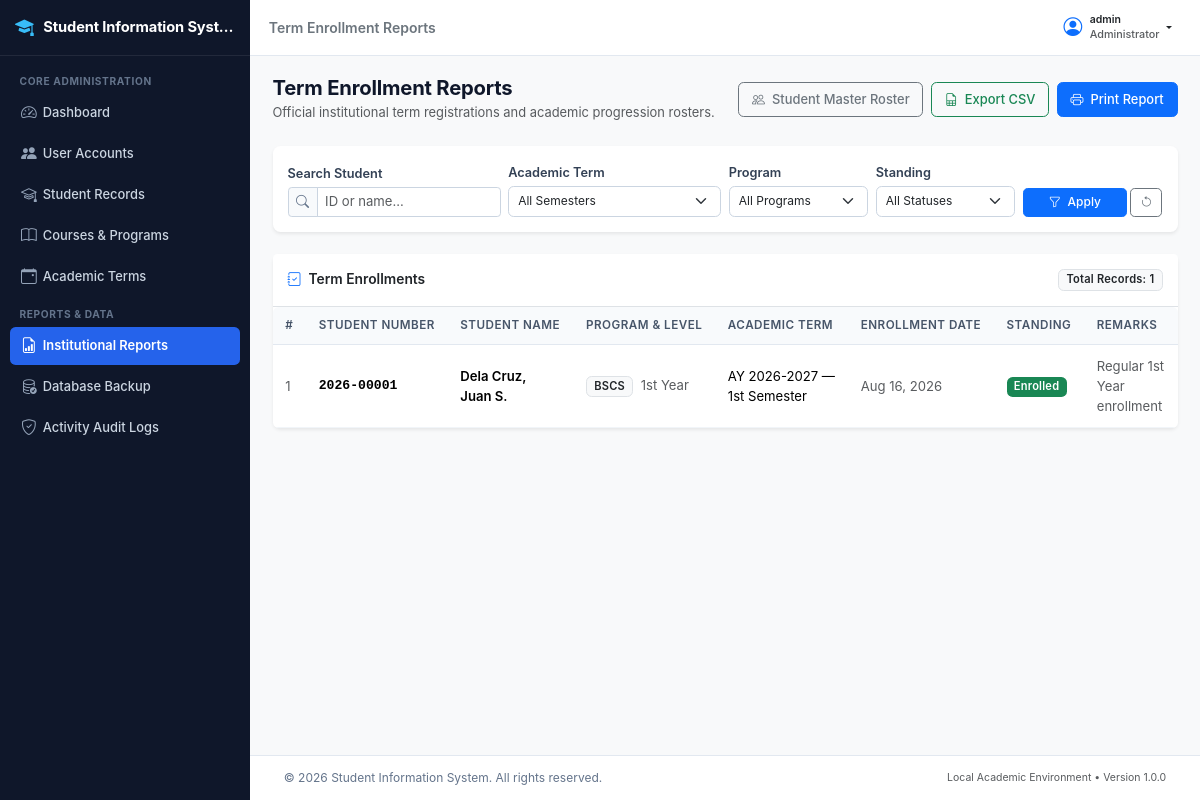
Page /admin/reports/enrollment-reports.php (signed in) on the committed database.
### tables this page shows
CREATE TABLE `enrollments` (
  `enrollment_id` int(11) NOT NULL AUTO_INCREMENT,
  `student_id` int(11) NOT NULL,
  `semester_id` int(11) NOT NULL,
  `program_id` int(11) NOT NULL,
  `year_level` enum('1st Year','2nd Year','3rd Year','4th Year','5th Year') NOT NULL,
  `enrollment_date` date NOT NULL,
  `enrollment_status` enum('Pending','Enrolled','Dropped','Completed') NOT NULL DEFAULT 'Enrolled',
  `remarks` text DEFAULT NULL,
  `created_by` int(11) NOT NULL,
  `created_at` datetime NOT NULL DEFAULT current_timestamp(),
  `updated_at` datetime NOT NULL DEFAULT current_timestamp() ON UPDATE current_timestamp(),
  PRIMARY KEY (`enrollment_id`),
  UNIQUE KEY `uq_student_semester` (`student_id`,`semester_id`),
  KEY `idx_enrollments_semester` (`semester_id`),
  KEY `idx_enrollments_status` (`enrollment_status`),
  KEY `idx_enrollments_program` (`program_id`),
  KEY `fk_enrollments_creator` (`created_by`),
  CONSTRAINT `fk_enrollments_creator` FOREIGN KEY (`created_by`) REFERENCES `users` (`user_id`) ON UPDATE CASCADE,
  CONSTRAINT `fk_enrollments_program` FOREIGN KEY (`program_id`) REFERENCES `programs` (`program_id`) ON UPDATE CASCADE,
  CONSTRAINT `fk_enrollments_semester` FOREIGN KEY (`semester_id`) REFERENCES `semesters` (`semester_id`) ON UPDATE CASCADE,
  CONSTRAINT `fk_enrollments_student` FOREIGN KEY (`student_id`) REFERENCES `students` (`student_id`) ON UPDATE CASCADE
);

CREATE TABLE `students` (
  `student_id` int(11) NOT NULL AUTO_INCREMENT,
  `student_number` varchar(20) NOT NULL,
  `user_id` int(11) DEFAULT NULL,
  `first_name` varchar(50) NOT NULL,
  `middle_name` varchar(50) DEFAULT NULL,
  `last_name` varchar(50) NOT NULL,
  `date_of_birth` date NOT NULL,
  `gender` enum('Male','Female','Other') NOT NULL,
  `civil_status` enum('Single','Married','Widowed','Separated') NOT NULL DEFAULT 'Single',
  `email` varchar(100) NOT NULL,
  `contact_number` varchar(25) NOT NULL,
  `home_address` text NOT NULL,
  `emergency_contact_name` varchar(100) NOT NULL,
  `emergency_contact_number` varchar(25) NOT NULL,
  `program_id` int(11) NOT NULL,
  `current_status` enum('Active','Inactive','Graduated','Withdrawn') NOT NULL DEFAULT 'Active',
  `created_at` datetime NOT NULL DEFAULT current_timestamp(),
  `updated_at` datetime NOT NULL DEFAULT current_timestamp() ON UPDATE current_timestamp(),
  PRIMARY KEY (`student_id`),
  UNIQUE KEY `student_number` (`student_number`),
  UNIQUE KEY `email` (`email`),
  UNIQUE KEY `user_id` (`user_id`),
  KEY `idx_students_program` (`program_id`),
  KEY `idx_students_status` (`current_status`),
  KEY `idx_students_names` (`last_name`,`first_name`),
  CONSTRAINT `fk_students_program` FOREIGN KEY (`program_id`) REFERENCES `programs` (`program_id`) ON UPDATE CASCADE,
  CONSTRAINT `fk_students_user` FOREIGN KEY (`user_id`) REFERENCES `users` (`user_id`) ON DELETE SET NULL ON UPDATE CASCADE
);

CREATE TABLE `programs` (
  `program_id` int(11) NOT NULL AUTO_INCREMENT,
  `program_code` varchar(20) NOT NULL,
  `program_name` varchar(150) NOT NULL,
  `department` varchar(100) NOT NULL,
  `status` enum('Active','Inactive') NOT NULL DEFAULT 'Active',
  `created_at` datetime NOT NULL DEFAULT current_timestamp(),
  `updated_at` datetime NOT NULL DEFAULT current_timestamp() ON UPDATE current_timestamp(),
  PRIMARY KEY (`program_id`),
  UNIQUE KEY `program_code` (`program_code`),
  KEY `idx_programs_status` (`status`)
);

CREATE TABLE `academic_years` (
  `ay_id` int(11) NOT NULL AUTO_INCREMENT,
  `year_code` varchar(20) NOT NULL,
  `start_year` int(11) NOT NULL,
  `end_year` int(11) NOT NULL,
  `is_current` tinyint(1) NOT NULL DEFAULT 0,
  `created_at` datetime NOT NULL DEFAULT current_timestamp(),
  PRIMARY KEY (`ay_id`),
  UNIQUE KEY `year_code` (`year_code`),
  KEY `idx_ay_current` (`is_current`)
);

CREATE TABLE `semesters` (
  `semester_id` int(11) NOT NULL AUTO_INCREMENT,
  `ay_id` int(11) NOT NULL,
  `semester_term` enum('1st Semester','2nd Semester','Summer') NOT NULL,
  `is_active` tinyint(1) NOT NULL DEFAULT 0,
  `start_date` date NOT NULL,
  `end_date` date NOT NULL,
  `created_at` datetime NOT NULL DEFAULT current_timestamp(),
  PRIMARY KEY (`semester_id`),
  UNIQUE KEY `uq_ay_term` (`ay_id`,`semester_term`),
  KEY `idx_semesters_active` (`is_active`),
  CONSTRAINT `fk_semesters_ay` FOREIGN KEY (`ay_id`) REFERENCES `academic_years` (`ay_id`) ON UPDATE CASCADE
);

### includes/functions.php (called while the page is built, shortened)
<?php
function escape($data) {
    return htmlspecialchars((string)$data, ENT_QUOTES, 'UTF-8');
}
function sanitize($data) {
    return trim((string)$data);
}
function format_date($date, $format = 'M d, Y') {
    $timestamp = strtotime($date);
    return $timestamp ? date($format, $timestamp) : 'N/A';
}

### admin/reports/enrollment-reports.php (the view, shortened to what this page needs)
<?php
require_once __DIR__ . '/../../includes/functions.php';
$conn = db_connect();
$search = sanitize($_GET['q'] ?? '');
$semester_id = isset($_GET['semester_id']) && is_numeric($_GET['semester_id']) ? (int)$_GET['semester_id'] : 0;
$program_id = isset($_GET['program_id']) && is_numeric($_GET['program_id']) ? (int)$_GET['program_id'] : 0;
$status = sanitize($_GET['status'] ?? '');
$where = ["1=1"];
$where_sql = implode(" AND ", $where);
$sql = "SELECT e.enrollment_id, e.year_level, e.enrollment_date, e.enrollment_status, e.remarks,
               s.student_number, s.first_name, s.middle_name, s.last_name, s.email,
               p.program_code, p.program_name,
               sem.semester_term, ay.year_code,
               u.username as enrolled_by
        FROM enrollments e
        INNER JOIN students s ON e.student_id = s.student_id
        INNER JOIN semesters sem ON e.semester_id = sem.semester_id
        INNER JOIN academic_years ay ON sem.ay_id = ay.ay_id
        INNER JOIN programs p ON e.program_id = p.program_id
        LEFT JOIN users u ON e.created_by = u.user_id
        WHERE " . $where_sql . "
        ORDER BY ay.start_year DESC, sem.semester_term ASC, s.last_name ASC";
$stmt = mysqli_prepare($conn, $sql);
mysqli_stmt_execute($stmt);
$result = mysqli_stmt_get_result($stmt);
$total_records = mysqli_num_rows($result);
$export_params = http_build_query([
    'type' => 'enrollments',
    'q' => $search,
    'semester_id' => $semester_id,
    'program_id' => $program_id,
    'status' => $status
]);
require_once __DIR__ . '/../../includes/header.php';
?>
<div class="app-wrapper">
    <?php require_once __DIR__ . '/../../includes/sidebar.php'; ?>
    <div class="app-main">
        <?php require_once __DIR__ . '/../../includes/navbar.php'; ?>
        <main class="content-body">
            <div class="container-fluid px-0">
                <div class="d-flex flex-column flex-md-row justify-content-between align-items-md-center mb-4 gap-2 no-print">
                    <div>
                        <h1 class="h3 mb-1 fw-bold">Term Enrollment Reports</h1>
                        <p class="text-muted small mb-0">Official institutional term registrations and academic progression rosters.</p>
                    </div>
                    <div class="d-flex gap-2">
                        <a href="<?php echo APP_URL; ?>/admin/reports/student-reports.php" class="btn btn-outline-secondary">
                            <i class="bi bi-people me-1"></i> Student Master Roster
                        </a>
                        <a href="<?php echo APP_URL; ?>/process/reports/export-csv.php?<?php echo $export_params; ?>" class="btn btn-outline-success">
                            <i class="bi bi-file-earmark-spreadsheet me-1"></i> Export CSV
                        </a>
                        <button onclick="window.print()" class="btn btn-primary">
                            <i class="bi bi-printer me-1"></i> Print Report
                        </button>
                    </div>
                </div>
                <div class="card border-0 shadow-sm mb-4 no-print">
                    <div class="card-body p-3">
                        <form method="GET" action="" class="row g-2 align-items-end">
                            <div class="col-md-3">
                                <label class="form-label small fw-semibold mb-1">Search Student</label>
                                <div class="input-group input-group-sm">
                                    <span class="input-group-text"><i class="bi bi-search"></i></span>
                                    <input type="text" name="q" class="form-control" placeholder="ID or name..." value="<?php echo escape($search); ?>">
                                </div>
                            </div>
                            <div class="col-md-3">
                                <label class="form-label small fw-semibold mb-1">Academic Term</label>
                                <select name="semester_id" class="form-select form-select-sm">
                                    <option value="">All Semesters</option>
                                </select>
                            </div>
                            <div class="col-md-2">
                                <label class="form-label small fw-semibold mb-1">Program</label>
                                <select name="program_id" class="form-select form-select-sm">
                                    <option value="">All Programs</option>
                                </select>
                            </div>
                            <div class="col-md-2">
                                <label class="form-label small fw-semibold mb-1">Standing</label>
                                <select name="status" class="form-select form-select-sm">
                                    <option value="">All Statuses</option>
                                </select>
                            </div>
                            <div class="col-md-2 d-flex gap-1">
                                <button type="submit" class="btn btn-sm btn-primary w-100">
                                    <i class="bi bi-funnel me-1"></i> Apply
                                </button>
                                <a href="enrollment-reports.php" class="btn btn-sm btn-outline-secondary" title="Reset Filters">
                                    <i class="bi bi-arrow-counterclockwise"></i>
                                </a>
                            </div>
                        </form>
                    </div>
                </div>
                <div class="card border-0 shadow-sm">
                    <div class="card-header bg-white py-3 border-bottom d-flex justify-content-between align-items-center">
                        <h6 class="card-title mb-0 fw-semibold">
                            <i class="bi bi-journal-check me-1 text-primary"></i> Term Enrollments
                        </h6>
                        <span class="badge bg-light text-dark border">
                            Total Records: <?php echo number_format($total_records); ?>
                        </span>
                    </div>
                    <div class="table-responsive">
                        <table class="table table-hover align-middle mb-0 small">
                            <thead class="table-light">
                                <tr>
                                    <th>#</th>
                                    <th>Student Number</th>
                                    <th>Student Name</th>
                                    <th>Program & Level</th>
                                    <th>Academic Term</th>
                                    <th>Enrollment Date</th>
                                    <th>Standing</th>
                                    <th>Remarks</th>
                                </tr>
                            </thead>
                            <tbody>
                                <?php if ($total_records > 0): ?>
                                    <?php $i = 1; while ($row = mysqli_fetch_assoc($result)): ?>
                                        <tr>
                                            <td class="text-muted"><?php echo $i++; ?></td>
                                            <td class="fw-bold font-monospace"><?php echo escape($row['student_number']); ?></td>
                                            <td class="fw-semibold">
                                                <?php echo escape($row['last_name'] . ', ' . $row['first_name'] . ($row['middle_name'] ? ' ' . substr($row['middle_name'], 0, 1) . '.' : '')); ?>
                                            </td>
                                            <td>
                                                <span class="badge bg-light text-dark border"><?php echo escape($row['program_code']); ?></span>
                                                <span class="text-muted ms-1"><?php echo escape($row['year_level']); ?></span>
                                            </td>
                                            <td>AY <?php echo escape($row['year_code']); ?> &mdash; <?php echo escape($row['semester_term']); ?></td>
                                            <td class="text-muted"><?php echo format_date($row['enrollment_date']); ?></td>
                                            <td>
                                                <?php
                                                $b_cls = 'bg-secondary';
                                                if ($row['enrollment_status'] === 'Enrolled') $b_cls = 'bg-success';
                                                elseif ($row['enrollment_status'] === 'Pending') $b_cls = 'bg-warning text-dark';
                                                elseif ($row['enrollment_status'] === 'Completed') $b_cls = 'bg-info text-dark';
                                                elseif ($row['enrollment_status'] === 'Dropped') $b_cls = 'bg-danger';
                                                ?>
                                                <span class="badge <?php echo $b_cls; ?>"><?php echo escape($row['enrollment_status']); ?></span>
                                            </td>
                                            <td class="text-muted"><?php echo !empty($row['remarks']) ? escape($row['remarks']) : '&mdash;'; ?></td>
                                        </tr>
                                    <?php endwhile; ?>
                                <?php endif; ?>
                            </tbody>
                        </table>
                    </div>
                </div>
            </div>
        </main>
        <?php require_once __DIR__ . '/../../includes/footer.php'; ?>

### rows in the picture
enrollments: student.student_number "2026-00001", student.middle_name "Dela Cruz, Juan S.", program.program_code "BSCS", year_level "1st Year", academic_years.year_code "2026-2027", semester.semester_term "1st Semester", enrollment_date "Aug 16, 2026", enrollment_status "Enrolled", remarks "Regular 1st Year enrollment"

### other values in the picture
APP_NAME "Student Information Syst…"
$page_title "Term Enrollment Reports"
$auth_user['username'] "admin"
$auth_user['role_name'] "Administrator"
$total_records "1"
APP_NAME "Student Information System"
APP_VERSION "1.0.0"
